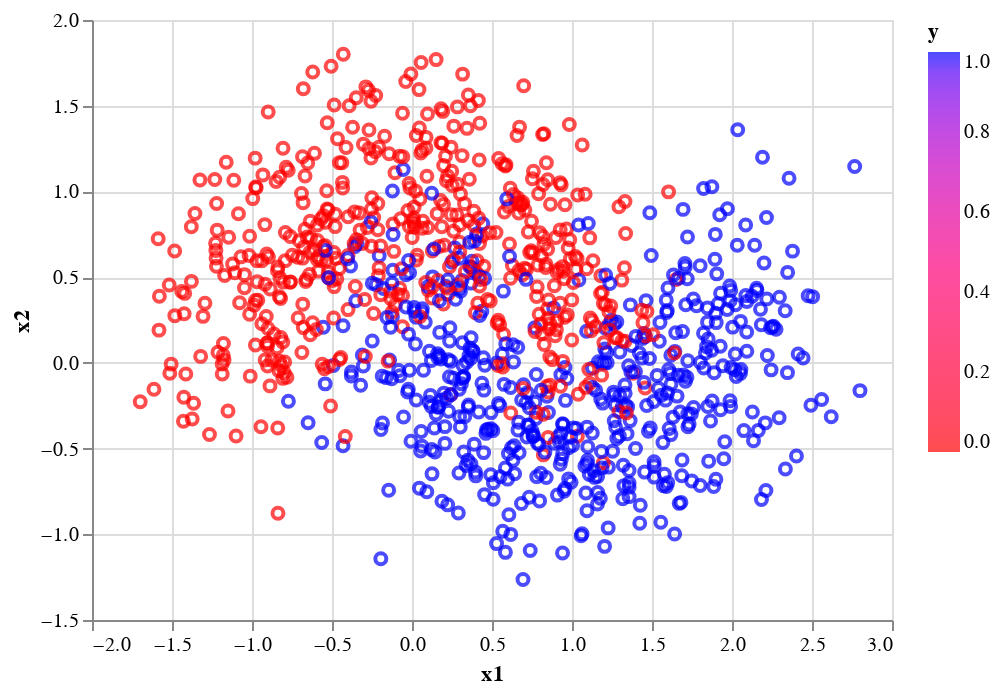

Source (notebook cell):
### Markdown cell above
**(b)** Visualizing Data

### Code cell
import altair as alt
alt.Chart(pd.DataFrame({'x1': X_data[:, 0], 'x2': X_data[:, 1], 'y': Y_data})).mark_point().encode(
    x='x1', y='x2', color=alt.Color('y', scale=alt.Scale(domain=[0.0, 1.0], range=['red', 'blue'])))

### Figure 1 — Vega-Lite specification as saved in the notebook (floating-point values rounded to 4 significant figures; data arrays with more than 128 entries replaced by an {"elided": "..."} marker saying what was removed)
{"config": {"view": {"continuousWidth": 400, "continuousHeight": 300}}, "data": {"name": "data-85c5d81cf98d4cc16ab71844d8511df0"}, "mark": "point", "encoding": {"color": {"field": "y", "scale": {"domain": [0.0, 1.0], "range": ["red", "blue"]}, "type": "quantitative"}, "x": {"field": "x1", "type": "quantitative"}, "y": {"field": "x2", "type": "quantitative"}}, "$schema": "https://vega.github.io/schema/vega-lite/v4.17.0.json", "datasets": {"data-85c5d81cf98d4cc16ab71844d8511df0": {"elided": "1000 records"}}}
